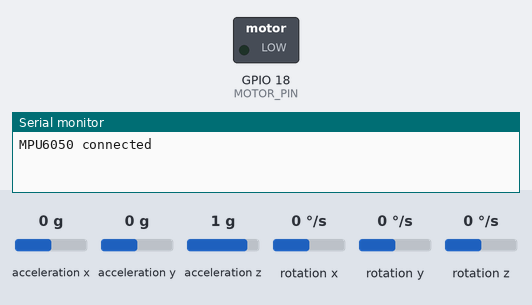
A sketch run on a simulated ESP32. Shown: switched loads named in the sketch (green lamp = pin HIGH), the last lines printed to the serial monitor. The inputs (shaded band) are chosen by the test bench; at power-on: acceleration x 0 g, acceleration y 0 g, acceleration z 1 g, rotation x 0 °/s, rotation y 0 °/s, rotation z 0 °/s. WiFi joins after 1.5 s; servers stay silent unless stated.

Above: at 0.1 s.
At 2.6 s:
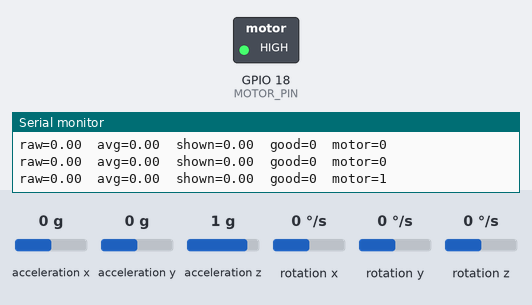
Timing chart, 0 to 4.1 s (numbered marks = the images above):
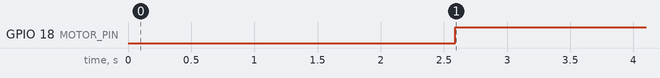

Measured:
- by itself, GPIO 18 (MOTOR_PIN): LOW → HIGH at 2.6 s

The sketch:

finalDraftStableAngel_upperBack.ino
```cpp
#include <WiFi.h>
#include <Wire.h>
#include <MPU6050.h>
#include <math.h>

#include <Firebase_ESP_Client.h>
#include "addons/TokenHelper.h"
#include "addons/RTDBHelper.h"
#include "secrets.h"

MPU6050 mpu;

// ---------------- DEVICE ----------------
#define DEVICE_ID     "upper"   // change to "lower" on the other ESP32

// ---------------- MOTOR ----------------
#define MOTOR_PIN 18

// ---------------- POSTURE WINDOW ----------------
const float GOOD_MIN = -18.0;
const float GOOD_MAX = -9.0;

// Must be bad for this long before vibrating
const int HOLD_MS = 700;

unsigned long badStart = 0;
unsigned long lastCloudSend = 0;

// ---------------- FILTER SETTINGS ----------------
const int NUM_SAMPLES = 8;               // moving average size
const float MOTION_THRESHOLD = 1.2;      // degrees; update only if bigger than this
const float HOLD_STILL_THRESHOLD = 0.35; // if avg pitch changes less than this, treat as still
const float ROUND_STEP = 0.5;            // round shown value to nearest 0.5 degree

float pitchBuffer[NUM_SAMPLES];
int pitchIndex = 0;
bool bufferFilled = false;

float avgPitch = 0.0;
float displayPitch = 0.0;
float lastAvgPitch = 0.0;

// Firebase objects
FirebaseData fbdo;
FirebaseAuth auth;
FirebaseConfig config;

// ---------- WiFi connect ----------
void connectWiFi() {
  WiFi.mode(WIFI_STA);
  WiFi.begin(WIFI_SSID, WIFI_PASSWORD);

  Serial.print("Connecting to WiFi");
  unsigned long start = millis();
  while (WiFi.status() != WL_CONNECTED) {
    Serial.print(".");
    delay(300);
    if (millis() - start > 20000) {
      Serial.println("\nWiFi TIMEOUT (20s). Check SSID/password.");
      return;
    }
  }

  Serial.println("\nWiFi connected!");
  Serial.print("IP: ");
  Serial.println(WiFi.localIP());
}

// ---------- Firebase init ----------
void setupFirebase() {
  config.api_key = API_KEY;
  config.database_url = DATABASE_URL;

  // Requires: Firebase Console -> Authentication -> Sign-in method -> Anonymous -> Enable
  Serial.println("Firebase signUp (anonymous)...");
  if (Firebase.signUp(&config, &auth, "", "")) {
    Serial.println("Firebase signUp OK");
  } else {
    Serial.print("Firebase signUp FAILED: ");
    Serial.println(config.signer.signupError.message.c_str());
  }

  Firebase.begin(&config, &auth);
  Firebase.reconnectWiFi(true);
  fbdo.setBSSLBufferSize(4096, 1024);
}

// ---------- Write online status ----------
void writeStatusOnline() {
  String statusPath = String("devices/") + DEVICE_ID + "/status";
  Firebase.RTDB.setString(&fbdo, statusPath.c_str(), "online");
}

// ---------- Read raw pitch ----------
float readPitch() {
  int16_t ax, ay, az;
  mpu.getAcceleration(&ax, &ay, &az);

  float fax = (float)ax;
  float fay = (float)ay;
  float faz = (float)az;

  return atan2(-fax, sqrt(fay * fay + faz * faz)) * 180.0 / PI;
}

// ---------- Round to nearest step ----------
float roundToStep(float value, float step) {
  return round(value / step) * step;
}

// ---------- Add sample to buffer ----------
void addPitchSample(float p) {
  pitchBuffer[pitchIndex] = p;
  pitchIndex++;

  if (pitchIndex >= NUM_SAMPLES) {
    pitchIndex = 0;
    bufferFilled = true;
  }
}

// ---------- Compute average ----------
float getAveragePitch() {
  int count = bufferFilled ? NUM_SAMPLES : pitchIndex;
  if (count == 0) return 0.0;

  float sum = 0.0;
  for (int i = 0; i < count; i++) {
    sum += pitchBuffer[i];
  }
  return sum / count;
}

void setup() {
  Serial.begin(115200);

  pinMode(MOTOR_PIN, OUTPUT);
  digitalWrite(MOTOR_PIN, LOW);

  Wire.begin(21, 22);
  mpu.initialize();

  if (mpu.testConnection()) {
    Serial.println("MPU6050 connected");
  } else {
    Serial.println("MPU6050 failed");
    while (1) delay(10);
  }

  // Fill buffer initially
  for (int i = 0; i < NUM_SAMPLES; i++) {
    float p = readPitch();
    pitchBuffer[i] = p;
    delay(20);
  }
  bufferFilled = true;
  pitchIndex = 0;

  avgPitch = getAveragePitch();
  lastAvgPitch = avgPitch;
  displayPitch = roundToStep(avgPitch, ROUND_STEP);

  connectWiFi();
  setupFirebase();
  writeStatusOnline();
}

void loop() {
  float rawPitch = readPitch();
  addPitchSample(rawPitch);

  avgPitch = getAveragePitch();

  float avgChange = fabs(avgPitch - lastAvgPitch);
  float displayChange = fabs(avgPitch - displayPitch);

  // Only update shown angle if there is meaningful movement
  if (avgChange > HOLD_STILL_THRESHOLD && displayChange > MOTION_THRESHOLD) {
    displayPitch = roundToStep(avgPitch, ROUND_STEP);
  }

  lastAvgPitch = avgPitch;

  bool isGood = (displayPitch >= GOOD_MIN && displayPitch <= GOOD_MAX);
  bool isBadNow = !isGood;

  if (isBadNow) {
    if (badStart == 0) badStart = millis();
  } else {
    badStart = 0;
  }

  bool vibrate = (badStart != 0 && (millis() - badStart) >= HOLD_MS);

  digitalWrite(MOTOR_PIN, vibrate ? HIGH : LOW);

  Serial.print("raw=");
  Serial.print(rawPitch, 2);
  Serial.print("  avg=");
  Serial.print(avgPitch, 2);
  Serial.print("  shown=");
  Serial.print(displayPitch, 2);
  Serial.print("  good=");
  Serial.print(isGood);
  Serial.print("  motor=");
  Serial.println(vibrate);

  if (millis() - lastCloudSend >= 250) {
    lastCloudSend = millis();

    if (WiFi.status() != WL_CONNECTED) {
      connectWiFi();
    }

    String path = String("devices/") + DEVICE_ID + "/current";

    FirebaseJson json;
    json.set("pitch", displayPitch);
    json.set("avgPitch", avgPitch);
    json.set("good", isGood ? 1 : 0);
    json.set("motor", vibrate ? 1 : 0);
    json.set("ms", (int)millis());

    if (!Firebase.RTDB.setJSON(&fbdo, path.c_str(), &json)) {
      Serial.print("RTDB write FAILED: ");
      Serial.println(fbdo.errorReason());
    }
  }

  delay(100);
}
```

secrets_example.h
```cpp
#ifndef SECRETS_H
#define SECRETS_H

#define WIFI_SSID     "REPLACE_WITH_WIFI_NAME"
#define WIFI_PASSWORD "REPLACE_WITH_WIFI_PASSWORD"

#define API_KEY       "REPLACE_WITH_FIREBASE_WEB_API_KEY"
#define DATABASE_URL  "https://your-project-default-rtdb.firebaseio.com/"

#endif
```
